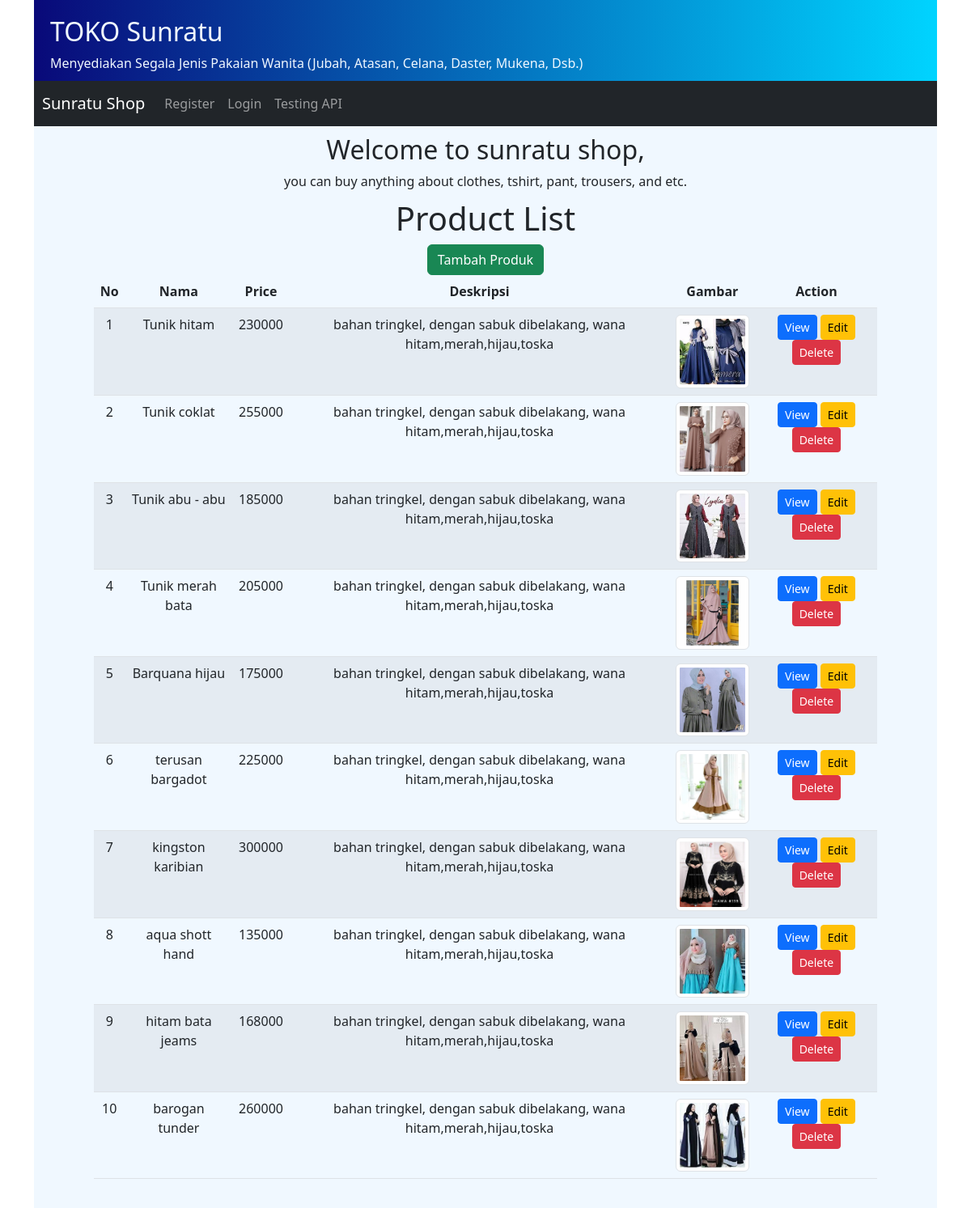
Screenshot of /products/ with the database file from the repository.
### myapp/models.py (models this page shows, shortened)
class Product(models.Model):
    name = models.CharField(max_length=100)
    price = models.DecimalField(max_digits=8, decimal_places=0)
    deskripsi = models.CharField(max_length=100, null=True, blank=True)
    image = models.ImageField(upload_to='', null=True, blank=True)

### myapp/views.py (the view)
# urls.py: path('products/', views.product_list, name='product_list'),
def product_list(request):
    products = Product.objects.all()
    return render(request, 'myapp/product_list.html', {'products': products})

### myapp/templates/myapp/product_list.html (shortened to what this page needs)
{% extends "myapp/master_template.html" %}
{% block content %}
<div class="container" style="background-color: aliceblue">
    <div class="row text-center" style="padding: 10px">
      <div class="col">
        <h2 class="">Welcome to sunratu shop,</h2>
        you can buy anything about clothes, tshirt, pant, trousers, and etc.
        <div class="container-body">
          <div class="row" style="padding: 10px">
            <h1>Product List</h1>
              <a href="{% url 'product_create' %}"><button class="btn btn-success">Tambah Produk</button></a>
              <table class="table table-striped" style="width: 90%;" align="center">
                  <thead>
                  <tr>
                      <th>No</th>
                      <th>Nama</th>
                      <th>Price</th>
                      <th>Deskripsi</th>
                      <th>Gambar</th>
                      <th>Action</th>
                  </tr>
              </thead>
              <tbody>
                {% for product in products %}
                  <tr>
                      <td>{{ forloop.counter }}</td>
                      <td>{{ product.name }}</td>
                      <td>{{ product.price }}</td>
                      <td>{{ product.deskripsi }}</td>
                      <td>
<img src="/media/{{ product.image }}" style="width: 100px;" class="img-thumbnail rounded" alt="{{ product.image }}" />
                        </td>
                      <td>
                          <a href="{% url 'product_detail' product.id %}" class="btn btn-primary btn-sm">View</a>
                        <a href="{% url 'product_update' product.id %}" class="btn btn-warning btn-sm">Edit</a>
                          <form method="POST" action="{% url 'product_delete' product.id %}" style="display: inline;">
                            <button type="submit" class="btn btn-danger btn-sm">Delete</button>
                          </form>
                        </td>
                  </tr>
                  {% endfor %}
              </tbody>
              </table>
        </div>
      </div>
    </div>
  </div>
{% endblock %}

### rows the page displays
Product: name "Tunik hitam", price "230000", deskripsi "bahan tringkel, dengan sabuk dibelakang, wana hitam,merah,hijau,toska", image (picture)
Product: name "Tunik coklat", price "255000", deskripsi "bahan tringkel, dengan sabuk dibelakang, wana hitam,merah,hijau,toska", image (picture)
Product: name "Tunik abu - abu", price "185000", deskripsi "bahan tringkel, dengan sabuk dibelakang, wana hitam,merah,hijau,toska", image (picture)
Product: name "Tunik merah bata", price "205000", deskripsi "bahan tringkel, dengan sabuk dibelakang, wana hitam,merah,hijau,toska", image (picture)
Product: name "Barquana hijau", price "175000", deskripsi "bahan tringkel, dengan sabuk dibelakang, wana hitam,merah,hijau,toska", image (picture)
Product: name "terusan bargadot", price "225000", deskripsi "bahan tringkel, dengan sabuk dibelakang, wana hitam,merah,hijau,toska", image (picture)
Product: name "kingston karibian", price "300000", deskripsi "bahan tringkel, dengan sabuk dibelakang, wana hitam,merah,hijau,toska", image (picture)
Product: name "aqua shott hand", price "135000", deskripsi "bahan tringkel, dengan sabuk dibelakang, wana hitam,merah,hijau,toska", image (picture)
Product: name "hitam bata jeams", price "168000", deskripsi "bahan tringkel, dengan sabuk dibelakang, wana hitam,merah,hijau,toska", image (picture)
Product: name "barogan tunder", price "260000", deskripsi "bahan tringkel, dengan sabuk dibelakang, wana hitam,merah,hijau,toska", image (picture)
